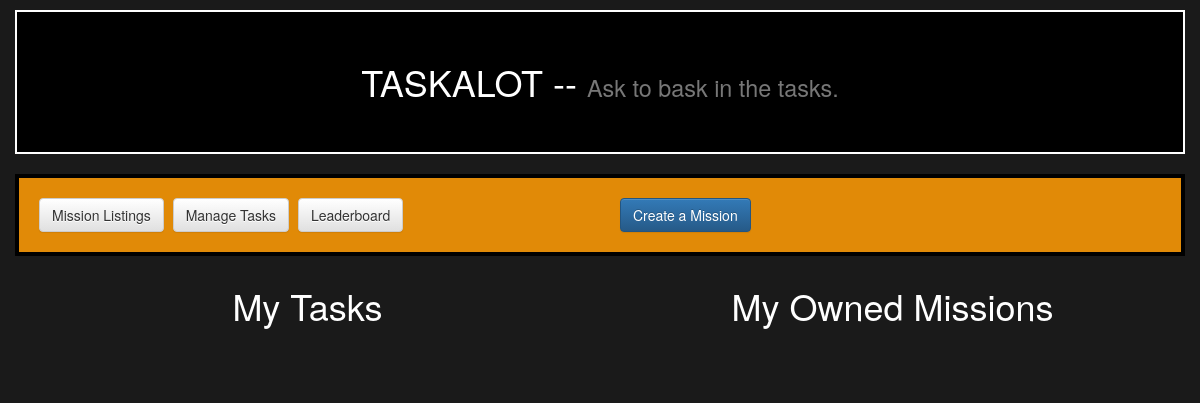
Page /users/dashboard/ (signed in) on the earlier database version.
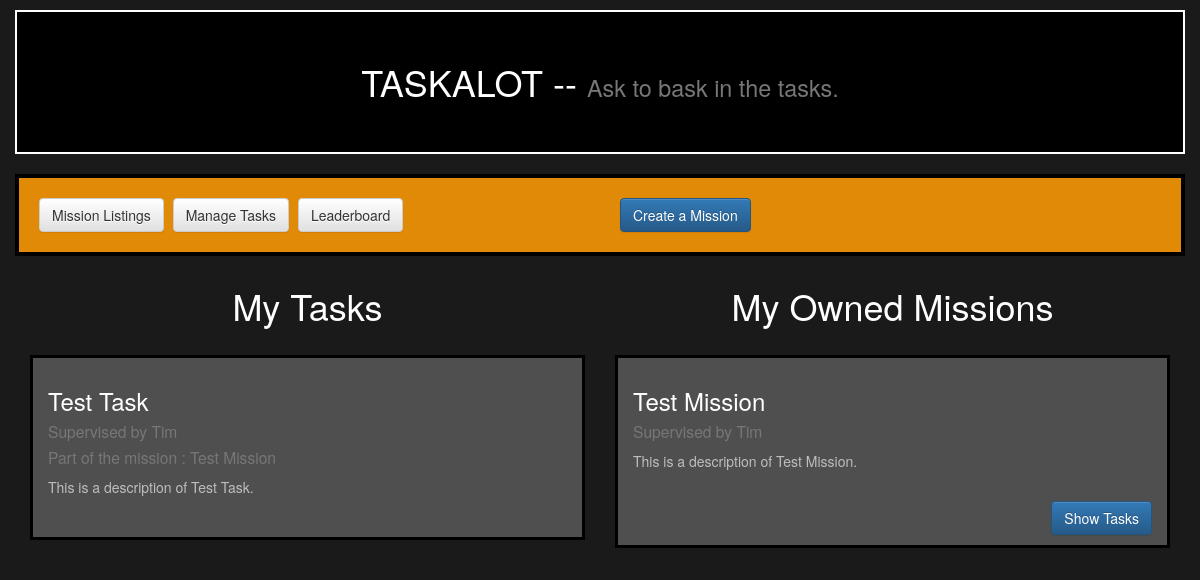
Same page on the later database version.
### missions/models.py (models this page shows, shortened)
class Task(models.Model):
    name = models.CharField(max_length=120, unique=True)
    description = models.TextField()
    exp = models.IntegerField(default=0)
    completed = models.BooleanField(default=False)
    belongs_to = models.ForeignKey(Mission, on_delete=models.CASCADE)
    users_enrolled = models.ManyToManyField(UserProfile)

class Mission(models.Model):
    name = models.CharField(max_length=120, unique=True)
    description = models.TextField()
    completed = models.BooleanField(default=False)
    belongs_to= models.ForeignKey(UserProfile, on_delete=models.CASCADE)

class UserProfile(models.Model):
    user = models.OneToOneField(User)
    totalexp = models.IntegerField(default=0)
    supervisor = models.BooleanField(default=False)

### users/views.py (the view)
@login_required
def mytasks(request):
    userprofile = UserProfile.objects.get(user=request.user)
    tasks = userprofile.task_set.all()
    missions = userprofile.mission_set.all()
    return render(request, 'users/mytasks.html', {"tasks":tasks,"missions":missions})

### missions/templates/users/mytasks.html (shortened to what this page needs)
{% extends 'missions/base.html' %}
{% load staticfiles %}
{% block head_block %}
<link rel="stylesheet" href="{% static 'css/mission.css' %}">
{% endblock %}
{% block body_block %}
<div class="container">
  <div class="row">
    <div class="col-md-12" id="header">
        <h1> TASKALOT -- <small>Ask to bask in the tasks. </small></h1><br>
    </div>
  </div>
</div>
<div class="container">
  <div class="row btn-bar">
    <div class="col-md-6">
      <a class="btn btn-default" href="{% url 'missions:list_missions' %}">Mission Listings</a>
      <a class="btn btn-default" href="{% url 'users:mytasks' %}">Manage Tasks</a>
      <a class="btn btn-default" href="{% url 'missions:leaderboard' %}">Leaderboard</a>
    </div>
    <div class="col-md-6">
      <div>
        <a class="btn btn-primary" href="{% url 'users:create_mission' %}">Create a Mission</a><br><br>
      </div>
    </div>
  </div>
</div>
<div class="container">
  <div class="row">
    <div class="col-md-6">
      <h1>My Tasks</h1><br>
        {% for task in tasks %}
          <div class="col-md-12" id="mission">
            <h3>{{ task.name }}<br>
            <small> Supervised by {{task.belongs_to.belongs_to.user.first_name}}</small><br>
            <small> Part of the mission : {{task.belongs_to.name}}</small></h3>
            <p>{{ task.description }}</p><br>
            </div>
            {% endfor %}
            <br>
    </div>
    <div class= "col-md-6">
      <h1>My Owned Missions</h1><br>
        {% for mission in missions %}
          <div class="col-md-12" id="mission">
            <h3>{{ mission.name }}<br><small>Supervised by {{ mission.belongs_to.user.first_name}} </small></h3>
            <p>{{ mission.description }}</p><br>
            <div class="btn-right">
              <a href="{% url 'users:list_tasks' mission.id %}" class="btn btn-primary">Show Tasks</a>
            </div>
          </div>
        {% endfor %}
    </div>
  </div>
</div>
{% endblock %}

Differences in the rows shown:
added Task: name "Test Task", belongs_to.belongs_to.user.first_name "Tim", belongs_to.name "Test Mission", description "This is a description of Test Task."
added Mission: name "Test Mission", belongs_to.user.first_name "Tim", description "This is a description of Test Mission."
